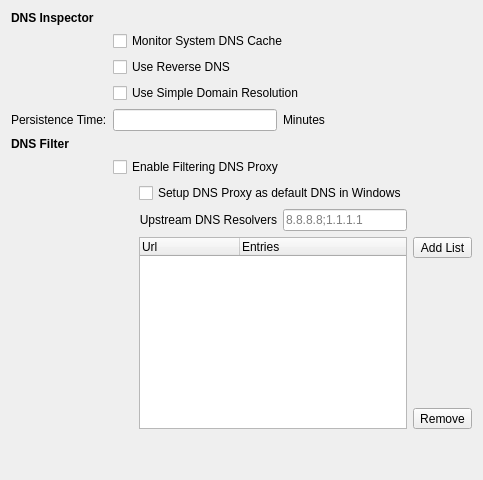
       <widget class="QWidget" name="tabDns">
        <attribute name="title">
         <string>Dns Inspector</string>
        </attribute>
        <layout class="QGridLayout" name="gridLayout_16">
         <item row="0" column="0">
          <layout class="QGridLayout" name="gridLayout_15">
           <item row="6" column="1" colspan="3">
            <widget class="QCheckBox" name="chkDnsFilter">
             <property name="text">
              <string>Enable Filtering DNS Proxy</string>
             </property>
            </widget>
           </item>
           <item row="12" column="2" colspan="2">
            <spacer name="horizontalSpacer_10">
             <property name="orientation">
              <enum>Qt::Orientation::Horizontal</enum>
             </property>
             <property name="sizeHint" stdset="0">
              <size>
               <width>40</width>
               <height>20</height>
              </size>
             </property>
            </spacer>
           </item>
           <item row="10" column="4">
            <spacer name="verticalSpacer_8">
             <property name="orientation">
              <enum>Qt::Orientation::Vertical</enum>
             </property>
             <property name="sizeHint" stdset="0">
              <size>
               <width>20</width>
               <height>40</height>
              </size>
             </property>
            </spacer>
           </item>
           <item row="1" column="1" colspan="3">
            <widget class="QCheckBox" name="chkMonitorDNS">
             <property name="text">
              <string>Monitor System DNS Cache</string>
             </property>
            </widget>
           </item>
           <item row="7" column="2" colspan="2">
            <widget class="QCheckBox" name="chkDnsInstall">
             <property name="text">
              <string>Setup DNS Proxy as default DNS in Windows</string>
             </property>
            </widget>
           </item>
           <item row="3" column="1" colspan="3">
            <widget class="QCheckBox" name="chkSimpleDomains">
             <property name="text">
              <string>Use Simple Domain Resolution</string>
             </property>
            </widget>
           </item>
           <item row="8" column="3">
            <widget class="QLineEdit" name="txtDnsResolvers">
             <property name="placeholderText">
              <string>8.8.8.8;1.1.1.1</string>
             </property>
            </widget>
           </item>
           <item row="11" column="4">
            <widget class="QToolButton" name="btnDelBlockList">
             <property name="sizePolicy">
              <sizepolicy hsizetype="Minimum" vsizetype="Fixed">
               <horstretch>0</horstretch>
               <verstretch>0</verstretch>
              </sizepolicy>
             </property>
             <property name="text">
              <string>Remove</string>
             </property>
            </widget>
           </item>
           <item row="2" column="1" colspan="3">
            <widget class="QCheckBox" name="chkReverseDNS">
             <property name="text">
              <string>Use Reverse DNS</string>
             </property>
            </widget>
           </item>
           <item row="5" column="0">
            <widget class="QLabel" name="lblDns_2">
             <property name="font">
              <font>
               <bold>true</bold>
               <kerning>true</kerning>
              </font>
             </property>
             <property name="text">
              <string>DNS Filter</string>
             </property>
            </widget>
           </item>
           <item row="0" column="0">
            <widget class="QLabel" name="lblDns">
             <property name="font">
              <font>
               <bold>true</bold>
               <kerning>true</kerning>
              </font>
             </property>
             <property name="text">
              <string>DNS Inspector</string>
             </property>
            </widget>
           </item>
           <item row="8" column="2">
            <widget class="QLabel" name="label_6">
             <property name="text">
              <string>Upstream DNS Resolvers</string>
             </property>
             <property name="alignment">
              <set>Qt::AlignmentFlag::AlignRight|Qt::AlignmentFlag::AlignTrailing|Qt::AlignmentFlag::AlignVCenter</set>
             </property>
            </widget>
           </item>
           <item row="12" column="1">
            <spacer name="verticalSpacer_9">
             <property name="orientation">
              <enum>Qt::Orientation::Vertical</enum>
             </property>
             <property name="sizeHint" stdset="0">
              <size>
               <width>20</width>
               <height>40</height>
              </size>
             </property>
            </spacer>
           </item>
           <item row="9" column="4">
            <widget class="QToolButton" name="btnAddBlockList">
             <property name="sizePolicy">
              <sizepolicy hsizetype="Minimum" vsizetype="Fixed">
               <horstretch>0</horstretch>
               <verstretch>0</verstretch>
              </sizepolicy>
             </property>
             <property name="text">
              <string>Add List</string>
             </property>
            </widget>
           </item>
           <item row="9" column="2" rowspan="3" colspan="2">
            <widget class="QTreeWidget" name="treeDnsBlockLists">
             <column>
              <property name="text">
               <string>Url</string>
              </property>
             </column>
             <column>
              <property name="text">
               <string>Entries</string>
              </property>
             </column>
            </widget>
           </item>
           <item row="4" column="1" colspan="2">
            <widget class="QLineEdit" name="txtDnsTime"/>
           </item>
           <item row="4" column="0">
            <widget class="QLabel" name="label_15">
             <property name="text">
              <string>Persistence Time:</string>
             </property>
            </widget>
           </item>
           <item row="4" column="3">
            <widget class="QLabel" name="label_16">
             <property name="text">
              <string>Minutes</string>
             </property>
            </widget>
           </item>
          </layout>
         </item>
        </layout>
       </widget>
